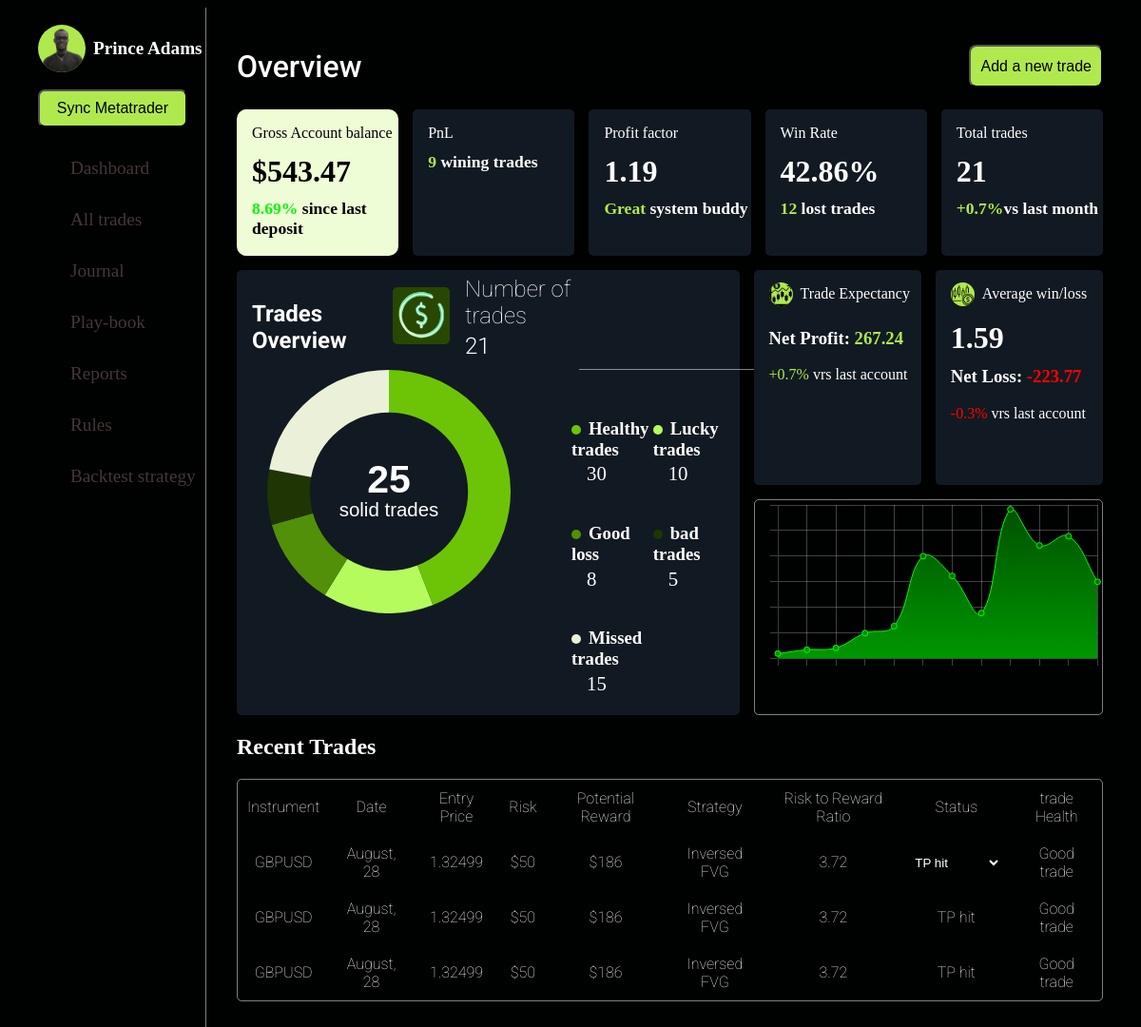
The app's page /, older data.
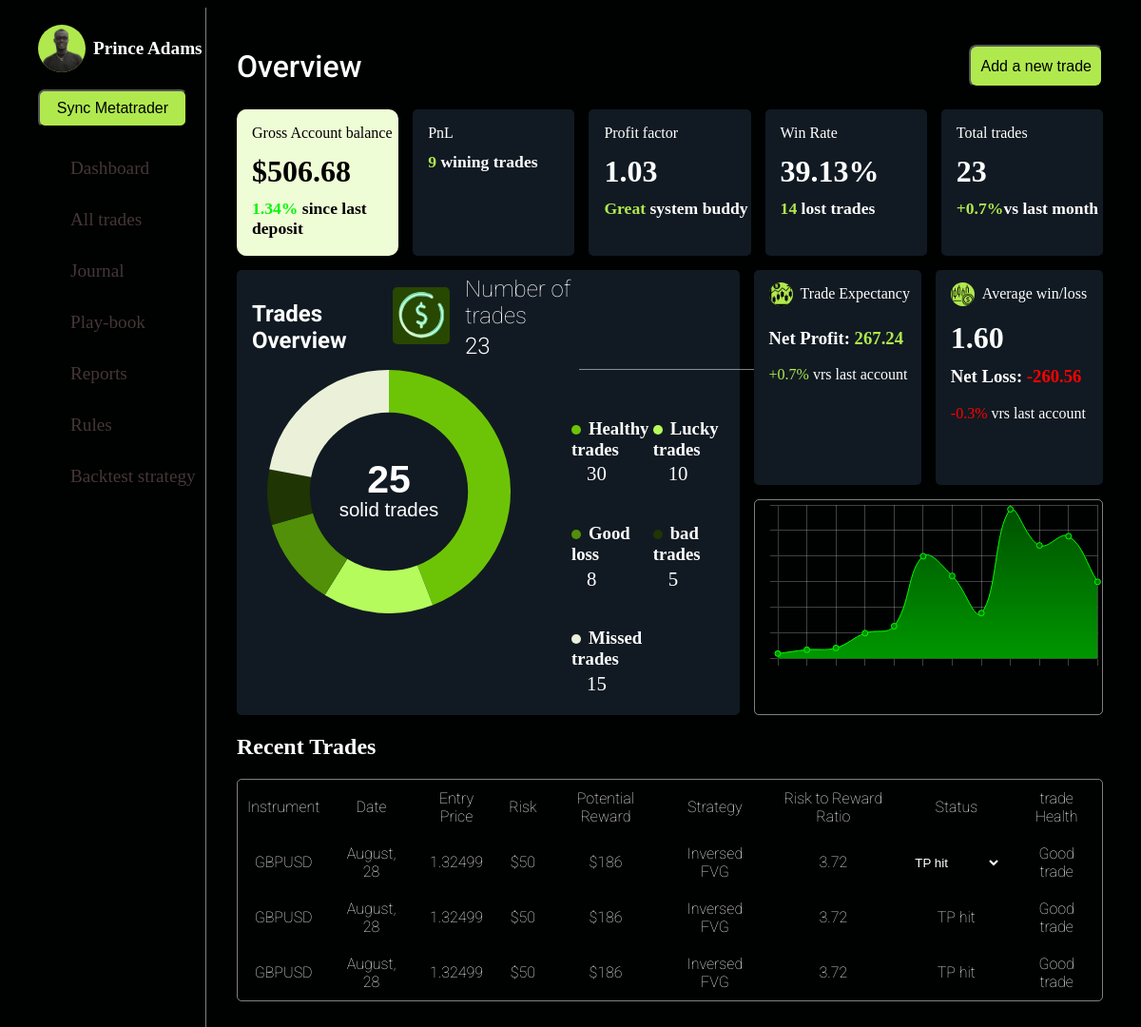
The same page, newer data.
### forexJournal/models.py (models this page shows)
class AccountBalance(models.Model):
    balance = models.DecimalField(max_digits=10, decimal_places=2, default=500.00)
    profits = models.DecimalField(max_digits=6, decimal_places=2, default=0.00)
    last_update = models.DateTimeField(auto_now_add=True)  # Tracks the last update

### forexJournal/views.py (the view, shortened to what this page needs)
# urls.py: path("", views.forex, name="first-page"),
def forex(requests):
    trades = TradesModel.objects.all()
    account_balance, created = AccountBalance.objects.get_or_create(id=1)
    processed_profit, created = ProcessedProfit.objects.get_or_create(id=1)
    number_of_trades = TradesModel.objects.count()
    profitable_trades = TradesModel.objects.filter(profit_usd__gt=0).count()
    losing_trades = TradesModel.objects.filter(profit_usd__lt=0).count()
    total_profitable_value = TradesModel.objects.filter(profit_usd__gt=0).aggregate(Sum("profit_usd"))["profit_usd__sum"]
    rounded_total_profitable_value = round(total_profitable_value, 2)
    total_losing_value = TradesModel.objects.filter(profit_usd__lt=0).aggregate(Sum("profit_usd"))["profit_usd__sum"] or Decimal(0)
    rounded_losing = total_losing_value.quantize(Decimal('0.01'), rounding=ROUND_HALF_UP)
    winRate = (profitable_trades / number_of_trades) * PERCENT
    average_profit = float(rounded_total_profitable_value / profitable_trades)
    acc_bal = AccountBalance.objects.latest("last_update")
    current_balance = acc_bal.balance
    percentageIncrease = ((float(current_balance) - DEFAULT_BALANCE) / DEFAULT_BALANCE) * PERCENT
    if TradesModel.objects.exists():
        for trade in trades:
            try:
                open_price = Decimal(trade.opening_price) if trade.opening_price else Decimal('0')
                stop_loss = Decimal(trade.stop_loss) if trade.stop_loss else Decimal('0')
                take_profit = Decimal(trade.take_profit) if trade.take_profit else Decimal('0')
                risk = abs(open_price - stop_loss)
                reward = abs(take_profit - open_price)
                trade.planned_R_Multiple = reward / risk if risk != 0 else Decimal('0')
                trade.save()
            except (InvalidOperation, TypeError, ValueError) as e:
                print(f"Error calculating RR for trade {trade.id}: {e}")
                print(f"Values - open_price: {trade.opening_price}, stop_loss: {trade.stop_loss}, take_profit: {trade.take_profit}")
    def averageLoss():
        if losing_trades != 0:
            return abs(rounded_losing / losing_trades)
        return 0
    def Profitfactor():
        if rounded_losing != 0:
            return rounded_total_profitable_value / abs(rounded_losing)
        return 0
    average_loss = float(averageLoss())
    trade_expectancy = tradeExpectancy(winRate, average_profit, average_loss)
    factor = Profitfactor()
    format_factor = "{:.2f}".format(factor)
    average_win_loss = "{:.2f}".format(average_profit / average_loss)
    context = {}
    context["balance"] = account_balance.balance
    context["profit"] = Money(account_balance.profits, "USD")
    context["total_trades"] = number_of_trades
    context["profitable_trades"] = profitable_trades
    context["losing_trades"] = losing_trades
    context["profitable_value"] = rounded_total_profitable_value
    context["losing_value"] = rounded_losing
    context["win_rate"] = round(winRate, 2)
    context["expectancy"] = Money(round(trade_expectancy, 2), "USD")
    context["profit_factor"] = float(format_factor)
    context["average_win_ratio"] = average_win_loss
    context["percentageIncrease"] = round(percentageIncrease, 2)
    return render(requests, "forexJournal/forex.html", context)

### forexJournal/views.py (called while the page is built)
def tradeExpectancy(win_rate, average_profit, average_loss):
    win_rate_decimal = win_rate / 100
    return (win_rate_decimal * average_profit) - ((1 - win_rate_decimal) * average_loss)

### forexJournal/templates/forexJournal/forex.html (shortened to what the changed rows need)
{% extends "base.html" %}
{% load static %}
{% block css_files %}
    <link rel="stylesheet" href="{% static 'forexJournal/forex.css' %}">
{% endblock  %}
{% block content %}
    <section id="second-part">
        <div class="overview">
            <h1>Overview</h1>
        </div>
        <section id="top-widgets">
            <div class="account">
                <p>Gross Account balance</p>
                <h2>${{ balance }}</h2>
                <h3><span>{{ percentageIncrease }}%</span> since last deposit</h3>
            </div>
            <div class="factor">
                <p>Profit factor</p>
                {% if profit_factor > 1 %}
                    <h2>{{ profit_factor }}</h2>
                    <h3><span>Great</span> system buddy</h3>
                {% else %}
                    <h2>{{ profit_factor }}</h2>
                    <h3>keep <span>Improving</span> your system</h3>
                {% endif %}
            </div>
            <div class="trades">
                <p>Win Rate</p>
                <h2>{{ win_rate }}%</h2>
                <h3><span>{{ losing_trades }}</span> lost trades</h3>
            </div>
            <div class="trades">
                <p>Total trades</p>
                <h2>{{total_trades}}</h2>
                <h3><span>+0.7%</span>vs last month</h3>
            </div>
        </section>
        <section id="second-widgets">
            <div class="chart">
                <div class="header">
                    <h1>Trades Overview</h1>
                    <div class="heading">
                        <div class="text">
                            <p>Number of trades</p>
                            <h2>{{ total_trades}}</h2>
                        </div>
                    </div>
                </div>
            </div>
            <div class="profitable">
                <div class="head">
                    <img src="{% static 'forexJournal/images/losses.png' %}" alt="">
                    <p>Average win/loss</p>
                </div>
                <h2>{{ average_win_ratio}}</h2>
                <h3>Net Loss: <span>{{ losing_value }}</span></h3>
                <p><span>-0.3%</span> vrs last account</p>
            </div>
        </section>
        <section>
            <h2>Recent Trades</h2>
            <table>
                <tr>
                    <th>Instrument</th>
                    <th>Date</th>
                    <th>Entry Price</th>
                    <th>Risk</th>
                    <th>Potential Reward</th>
                    <th>Strategy</th>
                    <th>Risk to Reward Ratio</th>
                    <th>Status</th>
                    <th>trade Health</th>
                </tr>
                <tr>
                    <th contenteditable="true">Good trade</th>
                </tr>
                <tr>
                    <th>Good trade</th>
                </tr>
                <tr>
                    <th>Good trade</th>
                </tr>
            </table>
        </section>
    </section>
{% endblock content %}

Row changes from the older to the newer data that the page shows:
changed AccountBalance: balance "543.47" → "506.68"
Text that changed along with them:
{{ percentageIncrease }}: "8.69" → "1.34"
{{ profit_factor }}: "1.19" → "1.03"
{{ win_rate }}: "42.86" → "39.13"
{{ losing_trades }}: "12" → "14"
{{ total_trades }}: "21" → "23"
{{ average_win_ratio }}: "1.59" → "1.60"
{{ losing_value }}: "-223.77" → "-260.56"
